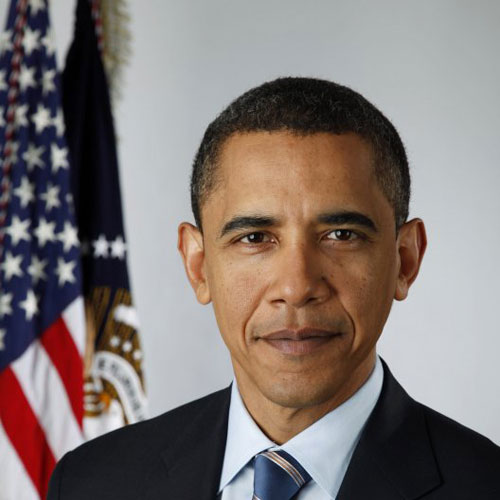
%> input picture obama.jpg, 500 x 500 px
$ octave bordas.m   (GNU Octave 9; MATLAB toolbox functions it lacks are replaced by stand-ins)
%> lines starting %> are read from the running program, lines starting %| are printed output that depends on the picture
I=rgb2gray(imread('obama.jpg'));
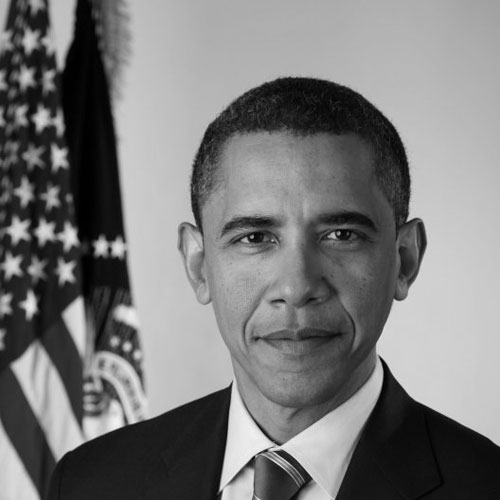
%> I: size 500x500 uint8; min 0, max 242, mean 121.5
med=medfilt2(I,[7 7]);
borda=edge(med,'log');
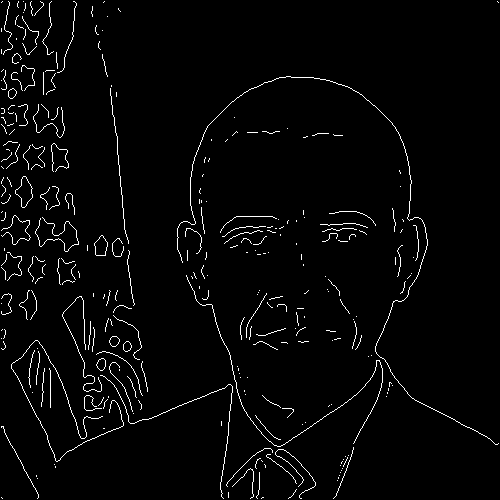
%> borda: size 500x500 logical; 2.6% white in thin lines or dots
SE = strel('square',2);
bold = imdilate(borda,SE);
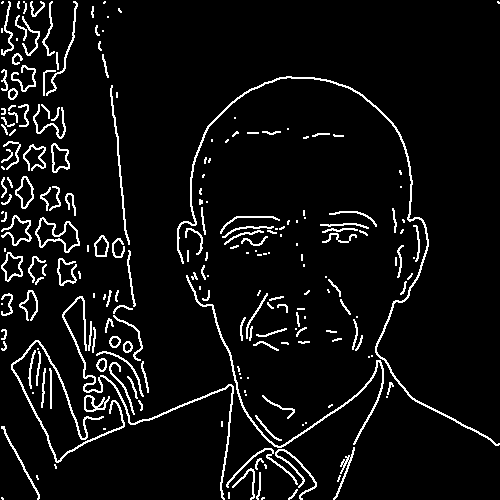
%> bold: size 500x500 logical; 6.4% white in thin lines or dots
trueedge = bwareaopen(bold,90); % variar o threshold
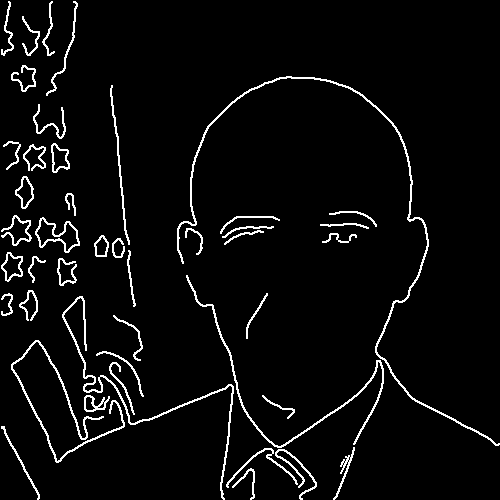
%> trueedge: size 500x500 logical; 4.5% white in thin lines or dots
imshow(trueedge)

$ run again, with peixe.jpeg copied over obama.jpg
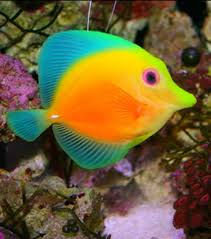
%> input picture peixe.jpeg, 211 x 239 px
%> `borda=edge(med,'log');`:
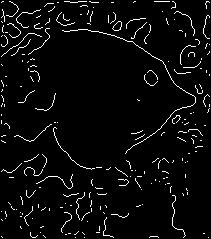
%> borda: size 239x211 logical; 4.2% white in thin lines or dots
%> bold: size 239x211 logical; 10.7% white in thin lines or dots
%> `trueedge = bwareaopen(bold,90);`:
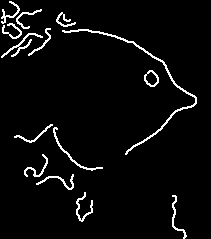
%> trueedge: size 239x211 logical; 4.1% white in thin lines or dots
